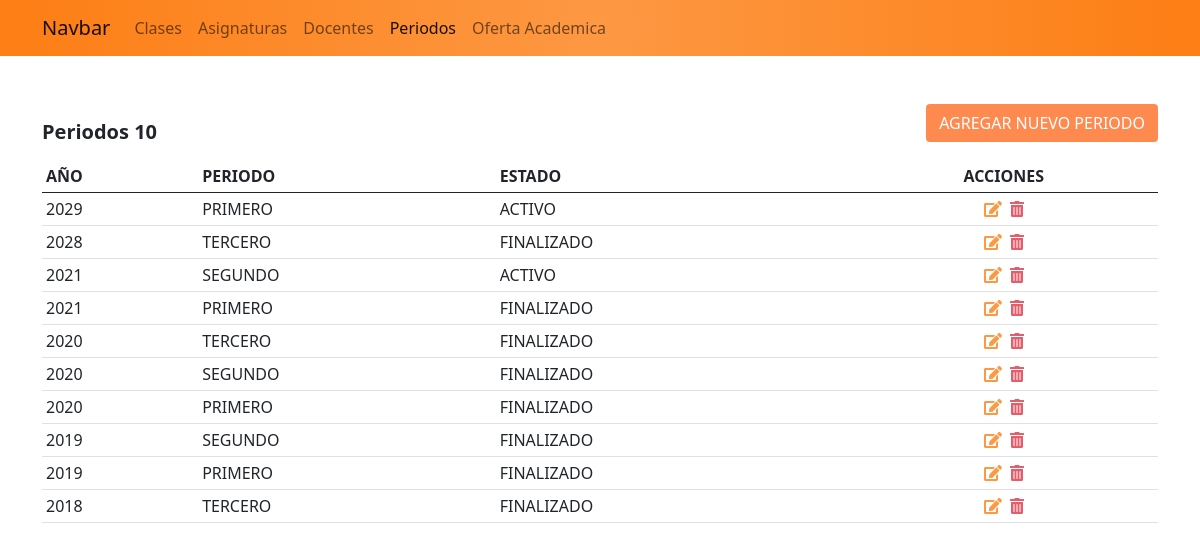
The page /periodos_admin/ on the database its author committed.
### app_academico/models.py (models this page shows)
class OfertaAcademica(models.Model):
    PERIODOS = (
        ('1', 'I PERIODO'),
        ('2', 'II PERIODO'),
        ('3', 'III PERIODO'),
    )
    YEAR_CHOICES = [] #https://es.stackoverflow.com/questions/93320/usar-solo-el-a%C3%B1o-en-django-model-datefield
    for r in range(2017, (datetime.now().year+20)):
        YEAR_CHOICES.append((r,r))
    anio = models.IntegerField(choices=YEAR_CHOICES, default=datetime.now().year)
    periodo = models.CharField(max_length=1, choices=PERIODOS, default='1')
    clases = models.ManyToManyField(Clase, blank=True) #MtM no llevan on delete y el nulo no aplica
    estado = models.BooleanField(default=True)

### app_academico/views.py (the view)
# urls.py: path('periodos_admin/', views.periodosAdmin, name='periodosAdmin'),
def periodosAdmin(request):
    periodos = OfertaAcademica.objects.all().order_by('-anio', '-periodo')
    ctx = {
        'activo': 'periodos',
        'periodos': periodos,
    }
    return render(request, 'academico/periodosAdmin.html', ctx)

### app_academico/templates/academico/periodosAdmin.html (shortened to what this page needs)
{% extends "base.html" %}
{% block container %}
    <div>
        <div class="row">
            <div class="col-6">
                <h5 class="mt-3 mb-3 fw-bold">Periodos {{ periodos.count }}</h5>
            </div>
            <div class="col-6 text-end">
                <button class="btn btn-block text-white" style="background-color: #ff8a50" data-bs-toggle="modal" data-bs-target="#modalPeriodos">AGREGAR NUEVO PERIODO</button>
            </div>
        </div>
        <table class="table table-sm table-hover">
            <thead>
                <tr>
                    <th>AÑO</th>
                    <th>PERIODO</th>
                    <th>ESTADO</th>
                    <th class="text-center">ACCIONES</th>
                </tr>
            </thead>
            <tbody>
                {% for p in periodos %}
                    <tr>
                        <td>{{ p.anio }}</td>
                        {% if p.periodo == '1' %}
                            <td>PRIMERO</td>
                        {% elif p.periodo == '2' %}
                            <td>SEGUNDO</td>
                        {% else %}
                            <td>TERCERO</td>
                        {% endif %}
                        {% if p.estado %}
                            <td>ACTIVO</td>
                        {% else %}
                            <td>FINALIZADO</td>
                        {% endif %}
                        <td class="text-center">
                            <a href="{% url 'editar_periodo' p.id %}" class="edit"><span class="fas fa-edit"></span></a>&nbsp
                            <a onclick="if (!confirm('¿Desea eliminar {{p.periodo}} {{p.anio}}?')) return false;" href="{% url 'eliminar_periodo' p.id %}" class="delete"> <span class="fas fa-trash-alt"></span></a>
                        </td>
                    </tr>
                {% empty %}
                    <tr>
                        <td colspan="6" class="text-danger text-center fw-bold">NO SE ENCONTRARON RESULTADOS</td>
                    </tr>
                {% endfor %}
            </tbody>
        </table>
    </div>
{% endblock %}

### app_academico/static/academico/css/styled.css (style rules this page uses)
.delete { color: #e35d6a; }
.edit { color: #fd9843;; }

### rows shown on the page
OfertaAcademica: anio "2029", periodo "PRIMERO", estado "ACTIVO"
OfertaAcademica: anio "2028", periodo "TERCERO", estado "FINALIZADO"
OfertaAcademica: anio "2021", periodo "SEGUNDO", estado "ACTIVO"
OfertaAcademica: anio "2021", periodo "PRIMERO", estado "FINALIZADO"
OfertaAcademica: anio "2020", periodo "TERCERO", estado "FINALIZADO"
OfertaAcademica: anio "2020", periodo "SEGUNDO", estado "FINALIZADO"
OfertaAcademica: anio "2020", periodo "PRIMERO", estado "FINALIZADO"
OfertaAcademica: anio "2019", periodo "SEGUNDO", estado "FINALIZADO"
OfertaAcademica: anio "2019", periodo "PRIMERO", estado "FINALIZADO"
OfertaAcademica: anio "2018", periodo "TERCERO", estado "FINALIZADO"

### other values the page prints
{{ periodos.count }} "10"
